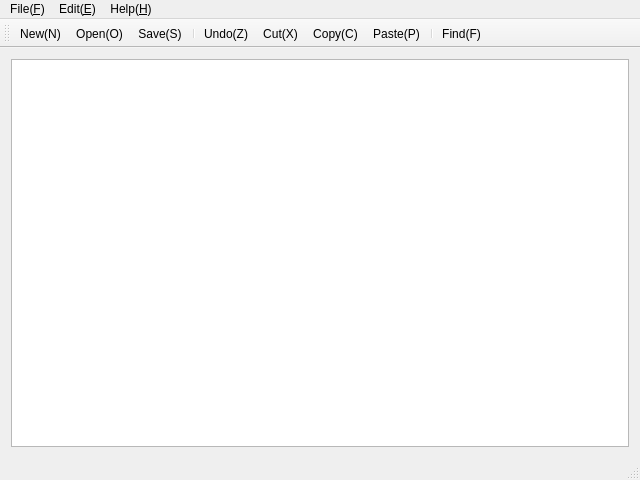
<?xml version="1.0" encoding="UTF-8"?>
<ui version="4.0">
 <class>MainWindow</class>
 <widget class="QMainWindow" name="MainWindow">
  <property name="geometry">
   <rect>
    <x>0</x>
    <y>0</y>
    <width>640</width>
    <height>480</height>
   </rect>
  </property>
  <property name="windowTitle">
   <string>记事本</string>
  </property>
  <widget class="QWidget" name="centralWidget">
   <layout class="QGridLayout" name="gridLayout">
    <item row="0" column="0">
     <widget class="QTextEdit" name="textEdit"/>
    </item>
   </layout>
  </widget>
  <widget class="QMenuBar" name="menuBar">
   <property name="geometry">
    <rect>
     <x>0</x>
     <y>0</y>
     <width>640</width>
     <height>22</height>
    </rect>
   </property>
   <widget class="QMenu" name="menuFile_F">
    <property name="title">
     <string>File(&amp;F)</string>
    </property>
    <addaction name="actionNew_N"/>
    <addaction name="actionOpen_O"/>
    <addaction name="separator"/>
    <addaction name="actionSave_S"/>
    <addaction name="actionSave_AS_A"/>
    <addaction name="separator"/>
    <addaction name="actionQuit_Q"/>
   </widget>
   <widget class="QMenu" name="menuEdit_E">
    <property name="title">
     <string>Edit(&amp;E)</string>
    </property>
    <addaction name="actionUndo_Z"/>
    <addaction name="separator"/>
    <addaction name="actionCut_X"/>
    <addaction name="actionCopy_C"/>
    <addaction name="actionPaste_P"/>
    <addaction name="separator"/>
    <addaction name="actionFind_F"/>
   </widget>
   <widget class="QMenu" name="menuHelp_H">
    <property name="title">
     <string>Help(&amp;H)</string>
    </property>
    <addaction name="actionVision"/>
   </widget>
   <addaction name="menuFile_F"/>
   <addaction name="menuEdit_E"/>
   <addaction name="menuHelp_H"/>
  </widget>
  <widget class="QToolBar" name="mainToolBar">
   <attribute name="toolBarArea">
    <enum>TopToolBarArea</enum>
   </attribute>
   <attribute name="toolBarBreak">
    <bool>false</bool>
   </attribute>
   <addaction name="actionNew_N"/>
   <addaction name="actionOpen_O"/>
   <addaction name="actionSave_S"/>
   <addaction name="separator"/>
   <addaction name="actionUndo_Z"/>
   <addaction name="actionCut_X"/>
   <addaction name="actionCopy_C"/>
   <addaction name="actionPaste_P"/>
   <addaction name="separator"/>
   <addaction name="actionFind_F"/>
  </widget>
  <widget class="QStatusBar" name="statusBar"/>
  <action name="actionNew_N">
   <property name="icon">
    <iconset resource="img.qrc">
     <normaloff>:/img/new.png</normaloff>:/img/new.png</iconset>
   </property>
   <property name="text">
    <string>New(&amp;N)</string>
   </property>
   <property name="statusTip">
    <string>Create a new file.</string>
   </property>
   <property name="shortcut">
    <string>Ctrl+N</string>
   </property>
  </action>
  <action name="actionOpen_O">
   <property name="icon">
    <iconset resource="img.qrc">
     <normaloff>:/img/open.png</normaloff>:/img/open.png</iconset>
   </property>
   <property name="text">
    <string>Open(&amp;O)</string>
   </property>
   <property name="statusTip">
    <string>Open a file.</string>
   </property>
   <property name="shortcut">
    <string>Ctrl+O</string>
   </property>
  </action>
  <action name="actionSave_S">
   <property name="icon">
    <iconset resource="img.qrc">
     <normaloff>:/img/save.png</normaloff>:/img/save.png</iconset>
   </property>
   <property name="text">
    <string>Save(&amp;S)</string>
   </property>
   <property name="statusTip">
    <string>Save file.</string>
   </property>
   <property name="shortcut">
    <string>Ctrl+S</string>
   </property>
  </action>
  <action name="actionSave_AS_A">
   <property name="icon">
    <iconset resource="img.qrc">
     <normaloff>:/img/saveas.png</normaloff>:/img/saveas.png</iconset>
   </property>
   <property name="text">
    <string>Save AS(&amp;A)</string>
   </property>
   <property name="statusTip">
    <string>Save another copy vision</string>
   </property>
   <property name="shortcut">
    <string>Ctrl+A</string>
   </property>
  </action>
  <action name="actionUndo_Z">
   <property name="icon">
    <iconset resource="img.qrc">
     <normaloff>:/img/undo.png</normaloff>:/img/undo.png</iconset>
   </property>
   <property name="text">
    <string>Undo(&amp;Z)</string>
   </property>
   <property name="statusTip">
    <string>Undo</string>
   </property>
   <property name="shortcut">
    <string>Ctrl+Z</string>
   </property>
  </action>
  <action name="actionCut_X">
   <property name="icon">
    <iconset resource="img.qrc">
     <normaloff>:/img/cut.png</normaloff>:/img/cut.png</iconset>
   </property>
   <property name="text">
    <string>Cut(&amp;X)</string>
   </property>
   <property name="toolTip">
    <string>Cut(X)</string>
   </property>
   <property name="shortcut">
    <string>Ctrl+X</string>
   </property>
  </action>
  <action name="actionCopy_C">
   <property name="icon">
    <iconset resource="img.qrc">
     <normaloff>:/img/copy.png</normaloff>:/img/copy.png</iconset>
   </property>
   <property name="text">
    <string>Copy(&amp;C)</string>
   </property>
   <property name="shortcut">
    <string>Ctrl+C</string>
   </property>
  </action>
  <action name="actionPaste_P">
   <property name="icon">
    <iconset resource="img.qrc">
     <normaloff>:/img/paste.png</normaloff>:/img/paste.png</iconset>
   </property>
   <property name="text">
    <string>Paste(&amp;P)</string>
   </property>
   <property name="shortcut">
    <string>Ctrl+P</string>
   </property>
  </action>
  <action name="actionFind_F">
   <property name="icon">
    <iconset resource="img.qrc">
     <normaloff>:/img/find.png</normaloff>:/img/find.png</iconset>
   </property>
   <property name="text">
    <string>Find(&amp;F)</string>
   </property>
   <property name="statusTip">
    <string>Find some keywords.</string>
   </property>
   <property name="shortcut">
    <string>Ctrl+F</string>
   </property>
  </action>
  <action name="actionVision">
   <property name="icon">
    <iconset resource="img.qrc">
     <normaloff>:/img/vision.png</normaloff>:/img/vision.png</iconset>
   </property>
   <property name="text">
    <string>Vision</string>
   </property>
  </action>
  <action name="actionQuit_Q">
   <property name="icon">
    <iconset resource="img.qrc">
     <normaloff>:/img/close.png</normaloff>:/img/close.png</iconset>
   </property>
   <property name="text">
    <string>Quit(&amp;Q)</string>
   </property>
   <property name="shortcut">
    <string>Ctrl+Q</string>
   </property>
  </action>
 </widget>
 <layoutdefault spacing="6" margin="11"/>
 <resources>
  <include location="img.qrc"/>
 </resources>
 <connections/>
</ui>
